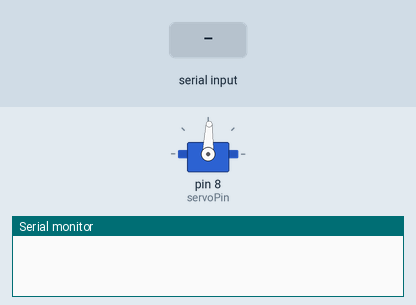
Simulated run of this sketch. Board: Arduino Uno, built with avr-gcc and run on an emulated ATmega328P. Parts: servo, the last lines printed to the serial monitor. Inputs (shaded band) come from the test bench.

Above: at 1.2 s.
1.3 s: "open" received over the second serial link
At 1.41 s:
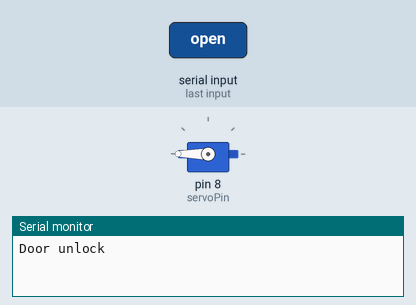
3.0 s: "close" received over the second serial link
At 3.12 s:
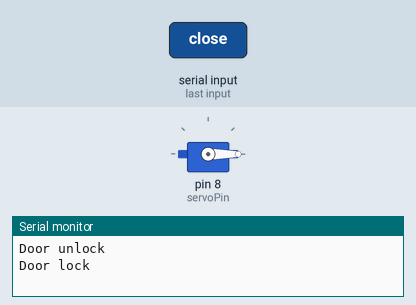
Timing chart, 0 to 6.0 s (numbered marks = the images above; inputs shaded):
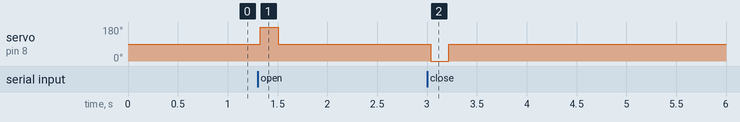

Measured:
- after the input at 1.3 s, servo on pin 8 (servoPin): 88° → 180° at once, → 88° 0.18 s later
- after the input at 3.0 s, servo on pin 8 (servoPin): 88° → 0° at once, → 88° 0.18 s later

The sketch:

Counter.ino
```cpp
#include <SoftwareSerial.h>
#include <Servo.h>

// 서보모터 변수
Servo myservo;
int servoPin = 8;
bool isOpen = false;

// 블루투스 변수
int blueTx = 2;
int blueRx = 3;
SoftwareSerial mySerial(blueTx, blueRx);
String myString = "";

void setup() {
  Serial.begin(9600);
  mySerial.begin(9600);
  myservo.attach(servoPin);

}

void loop() {
    myservo.write(88);
    delay(20);
  while(mySerial.available())
  {
    char blueChar = (char)mySerial.read();
    myString += blueChar;
    delay(5);
  }
  if(myString == "open" && !isOpen)
  {
    Serial.println("Door unlock");
    myservo.write(180);
    delay(180);
    myservo.write(88);
    isOpen = true;
  }
  else if(myString == "close" && isOpen)
  {
    Serial.println("Door lock");
    myservo.write(0);
    delay(180);
    myservo.write(88);
    isOpen = false;
  }
    myString = "";
}
```
